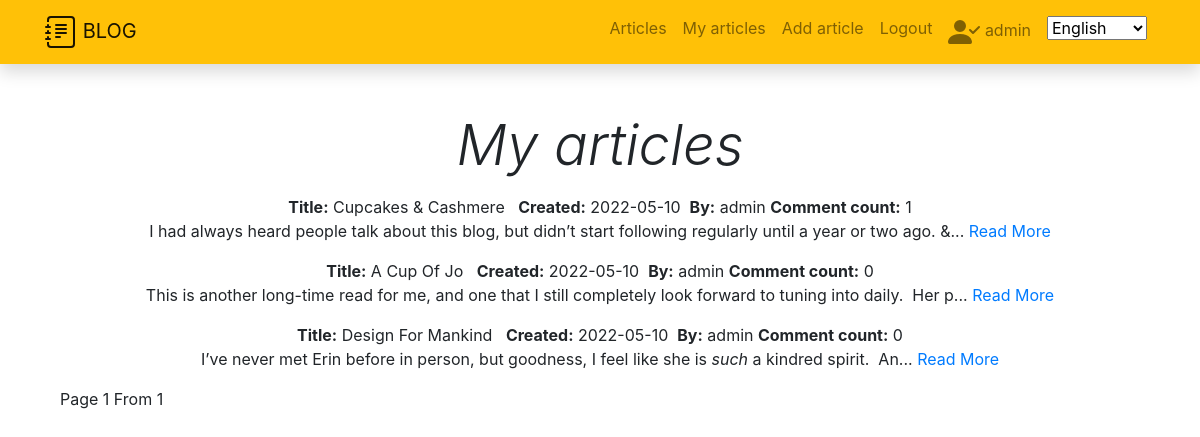
/my_articles/ (signed in), run on an earlier commit of the app's database.
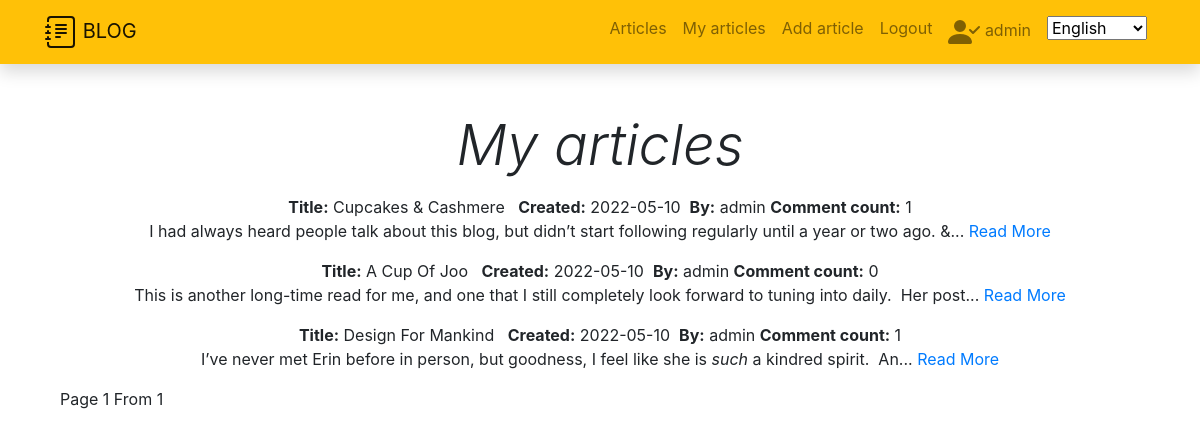
And on a later commit of the database.
### blog/models.py (models this page shows)
class Article(models.Model):
    title = models.CharField(_("Title"), max_length=200, null=True, blank=True)
    user = models.ForeignKey(User, verbose_name="User", on_delete=models.SET_NULL, null=True)
    created = models.DateTimeField(auto_now_add=True)
    content = HTMLField(_('Content'), null=True, blank=True)
    class Meta:
        verbose_name = _("Article")
        verbose_name_plural = _("Articles")
    @property
    def total_sum(self):
        comments = ArticleComment.objects.filter(article_id=self.id)
        return len(comments)
    @property
    def sentence(self):
        words = self.content[:120]
        words += "..."
        return words

### blog/views.py (the view)
# urls.py: path('my_articles/', views.MyArticlesListView.as_view(), name='my_articles'),
class MyArticlesListView(LoginRequiredMixin, ListView):
    model = Article
    context_object_name = 'articles'
    template_name = 'my_articles.html'
    paginate_by = 3
    def get_queryset(self):
        articles = list(reversed(Article.objects.filter(user=self.request.user)))
        return articles

### blog/templates/my_articles.html (shortened to what this page needs)
{% extends "base.html" %}
{% load i18n %}
{% block content %}
    <div class="container mb-3 mt-3 text-center">
        <p class="display-4" style="font-style:italic;">{% trans 'My articles' %}</p>
    </div>
    <div class="container mb-3 mt-3">
        {% for article in articles %}
       <div class="row d-flex justify-content-center ">
            <strong>{% trans 'Title' %}:</strong>&nbsp;{{article.title}}&nbsp;&nbsp;&nbsp;
            <strong>{% trans 'Created' %}:</strong>&nbsp;{{article.created |date:"Y-m-d "}}&nbsp;
            <strong>{% trans 'By' %}:</strong>&nbsp;{{article.user}}&nbsp;
            <strong>{% trans 'Comment count' %}:</strong>&nbsp;{{article.total_sum}}
            <p>{{article.sentence | safe}}</p>&nbsp;
            <a href="{{ article.pk }}">{% trans 'Read More' %}</a>
        </div>
        {% endfor %}
        <div class="pagination">
        <span class="step-links">
            <span class="current">
                {% trans 'Page' %} {{ page_obj.number }} {% trans 'From' %} {{ page_obj.paginator.num_pages }}
            </span>
        </span>
    </div>
</div>
{% endblock %}

### blog/templates/base.html (shortened to what this page needs)
<!DOCTYPE html>
{% load static %}
{% load i18n %}
<html lang="en">
<head>
    <link rel="stylesheet" href="https://maxcdn.bootstrapcdn.com/bootstrap/4.5.0/css/bootstrap.min.css">
    <link rel="stylesheet" href="{% static 'css/styles.css' %}?{% now 'U' %}">
</head>
<body>
<nav class="navbar navbar-expand-lg navbar-light bg-warning static-top mb-5 shadow">
    <div class="container">
        <a class="navbar-brand" href="{% url 'articles' %}">
            BLOG</a>
        <div class="collapse navbar-collapse" id="navbarResponsive">
            <ul class="navbar-nav ml-auto">
                <li class="nav-item">
                    <a class="nav-link" href="{% url 'articles' %}">{% trans 'Articles' %}</a>
                </li>
          {% if user.is_authenticated %}
            <li class="nav-item"><a class="nav-link" href="{% url 'my_articles' %}">{% trans 'My articles' %}</a></li>
            <li class="nav-item"><a class="nav-link" href="{% url 'article_create' %}">{% trans 'Add article' %}</a></li>
            <li class="nav-item"><a class="nav-link" href="{% url 'logout' %}">{% trans 'Logout' %} </a></li>
            <li class="nav-item"><a class="nav-link" href="{% url 'profile' %}">
            {{ user.get_username }}</a></li>
          {% else %}
            <li class="nav-item"><a class="nav-link" href="{% url 'login' %}">{% trans 'Login' %}</a></li>
            <li class="nav-item"><a class="nav-link" href="{% url 'register'%}">{% trans 'Registration' %}</a></li>
          {% endif %}
            <li class="nav-item">
                {% load i18n %}
                  <form action="{% url 'set_language' %}" method="post" class="nav-link">
                    <select name="language" onchange="this.form.submit()">
                      {% load static %}
                      {% get_current_language as LANGUAGE_CODE %}
                      {% get_available_languages as LANGUAGES %}
                      {% for lang in LANGUAGES %}
                      <option style="background-image: url({% static 'img/lt.png' %});" value="{{ lang.0 }}" {% if lang.0 == LANGUAGE_CODE %} selected="selected" {% endif %}>
                        {{ lang.1 }}
                      </option>
                      {% endfor %}
                    </select>
                  </form>
            </li>
            </ul>
        </div>
    </div>
</nav>
<div class="container">
    {% block content %}{% endblock %}
</div>
</body>
</html>

### static/css/styles.css (style rules this page uses)
* { box-sizing:border-box; margin:0; padding:0; }

What changed in the data, as far as the page shows it:
changed Article: title "A Cup Of Jo" → "A Cup Of Joo"; sentence "This is another long-time read for me, and one that I still completely look forward to tuning into daily. Her p..." → "This is another long-time read for me, and one that I still completely look forward to tuning into daily. Her post..."
computed for Article "Design For Mankind": total_sum "0" → "1"
